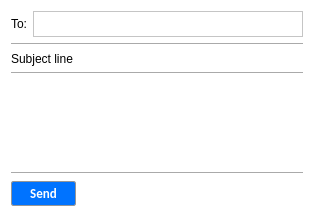
<?xml version="1.0" encoding="UTF-8"?>
<ui version="4.0">
 <class>Dialog</class>
 <widget class="QDialog" name="Dialog">
  <property name="geometry">
   <rect>
    <x>0</x>
    <y>0</y>
    <width>314</width>
    <height>217</height>
   </rect>
  </property>
  <property name="windowTitle">
   <string>Dialog</string>
  </property>
  <property name="styleSheet">
   <string notr="true">background-color:white</string>
  </property>
  <property name="inputMethodHints">
   <set>Qt::ImhNone</set>
  </property>
  <property name="sizeGripEnabled">
   <bool>false</bool>
  </property>
  <layout class="QVBoxLayout" name="verticalLayout_2">
   <item>
    <layout class="QHBoxLayout" name="horizontalLayout_2">
     <item>
      <widget class="QLabel" name="label_7">
       <property name="maximumSize">
        <size>
         <width>24</width>
         <height>26</height>
        </size>
       </property>
       <property name="text">
        <string>To:</string>
       </property>
      </widget>
     </item>
     <item>
      <widget class="QTextEdit" name="toBox">
       <property name="sizePolicy">
        <sizepolicy hsizetype="Expanding" vsizetype="Preferred">
         <horstretch>0</horstretch>
         <verstretch>0</verstretch>
        </sizepolicy>
       </property>
       <property name="maximumSize">
        <size>
         <width>16777215</width>
         <height>26</height>
        </size>
       </property>
      </widget>
     </item>
    </layout>
   </item>
   <item>
    <widget class="Line" name="ccLine">
     <property name="orientation">
      <enum>Qt::Horizontal</enum>
     </property>
    </widget>
   </item>
   <item>
    <widget class="QLabel" name="subjectLine">
     <property name="text">
      <string>Subject line</string>
     </property>
    </widget>
   </item>
   <item>
    <widget class="Line" name="line_4">
     <property name="orientation">
      <enum>Qt::Horizontal</enum>
     </property>
    </widget>
   </item>
   <item>
    <widget class="QTextEdit" name="content">
     <property name="styleSheet">
      <string notr="true">border:None</string>
     </property>
    </widget>
   </item>
   <item>
    <widget class="Line" name="line_2">
     <property name="orientation">
      <enum>Qt::Horizontal</enum>
     </property>
    </widget>
   </item>
   <item>
    <layout class="QHBoxLayout" name="horizontalLayout">
     <item>
      <widget class="QPushButton" name="sendBtn">
       <property name="minimumSize">
        <size>
         <width>65</width>
         <height>25</height>
        </size>
       </property>
       <property name="font">
        <font>
         <family>Calibri</family>
         <pointsize>10</pointsize>
         <weight>75</weight>
         <bold>true</bold>
        </font>
       </property>
       <property name="styleSheet">
        <string notr="true">background-color:rgb(0, 115, 255);
border: 1px solid rgb(150, 150, 150);
border-radius:2px;
color:white
</string>
       </property>
       <property name="text">
        <string>Send</string>
       </property>
      </widget>
     </item>
     <item>
      <spacer name="horizontalSpacer">
       <property name="orientation">
        <enum>Qt::Horizontal</enum>
       </property>
       <property name="sizeHint" stdset="0">
        <size>
         <width>40</width>
         <height>20</height>
        </size>
       </property>
      </spacer>
     </item>
     <item>
      <widget class="QPushButton" name="deleteBtn">
       <property name="styleSheet">
        <string notr="true">border:None</string>
       </property>
       <property name="text">
        <string/>
       </property>
       <property name="icon">
        <iconset>
         <normaloff>resources/delete.png</normaloff>resources/delete.png</iconset>
       </property>
      </widget>
     </item>
    </layout>
   </item>
  </layout>
 </widget>
 <resources/>
 <connections/>
</ui>
